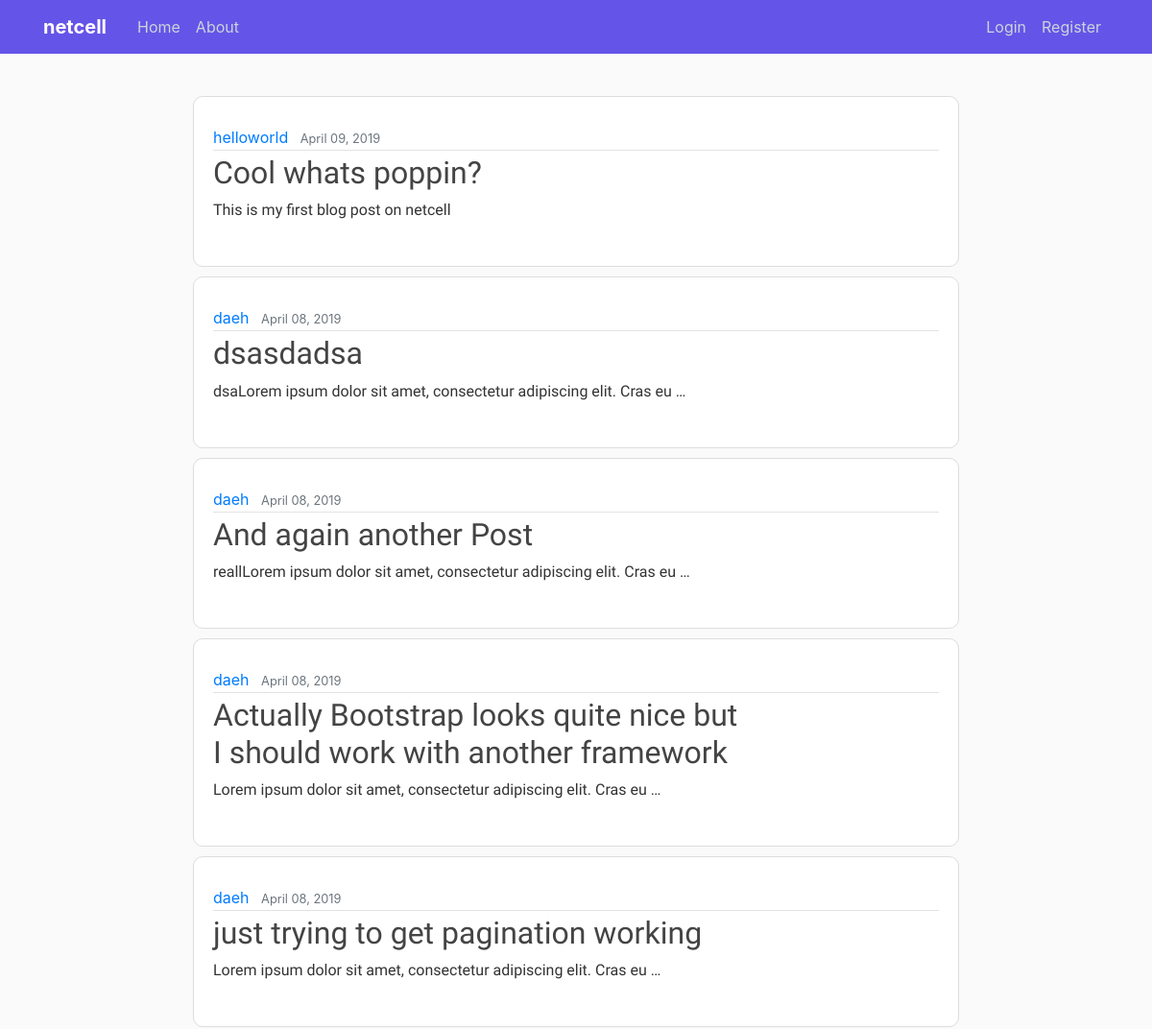
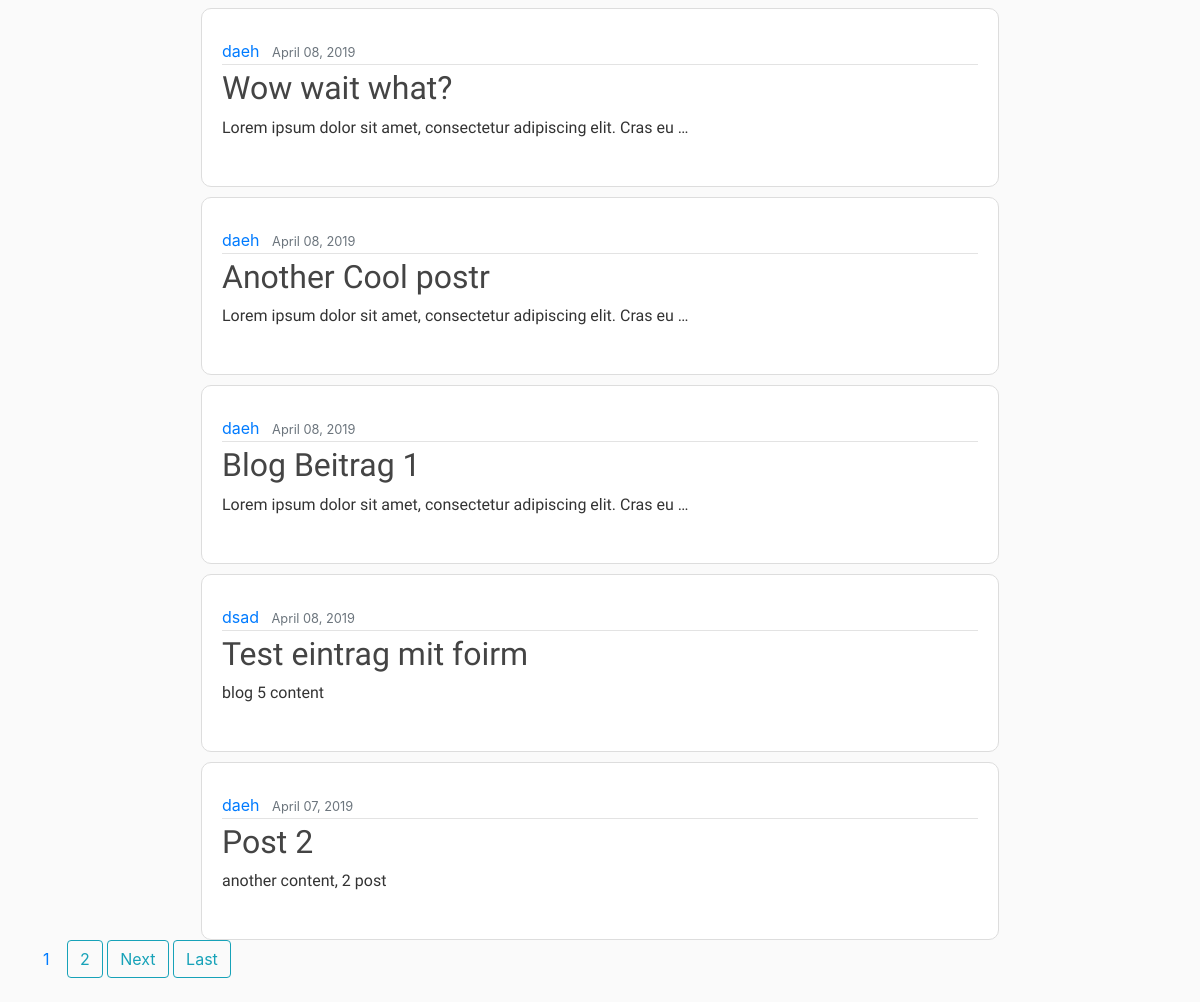
The app's page /, older data (2 pictures, top to bottom).
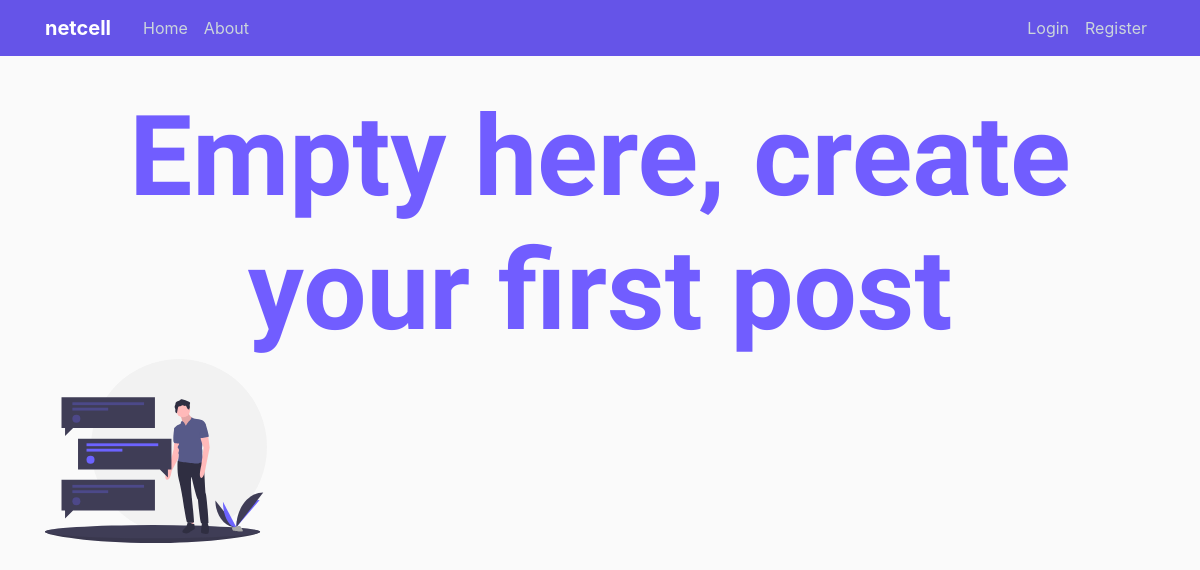
The same page, newer data.
### blog/models.py (models this page shows, shortened)
class Post(models.Model):
    title = models.CharField(max_length=100)
    content = models.TextField()
    image = models.ImageField(default="default.jpg", upload_to='post_pics')
    date_posted = models.DateTimeField(default=timezone.now)
    author = models.ForeignKey(User, on_delete=models.CASCADE)

### blog/views.py (the view)
# urls.py: path('', PostListView.as_view(), name="blog-home"),
class PostListView(ListView):
    model = Post
    template_name = 'blog/home.html'
    context_object_name = 'posts'
    ordering = ['-date_posted']
    paginate_by = 10

### blog/templates/blog/home.html (shortened to what this page needs)
{% extends "blog/base.html" %}
{% load static %}
{% block content %}
{% if posts.count == 0%}
<h1 id="values">Empty here, create your first post</h1>
<div class="col"><img class="empty" src="{% static 'assets/post.svg' %}" alt="login svg"></div>
{% endif%}
{% for post in posts %}
<article class="media content-section">
    <div class="media-body">
        <div class="article-metadata">
            <a class="mr-2" href="{% url 'user-posts' post.author.username %}">{{ post.author }}</a>
            <small class="text-muted">{{ post.date_posted|date:"F d, Y" }}</small>
        </div>
        <div class="row">
            <div class="col-sm-9">
                <h2><a class="article-title" href="{% url 'post-detail' post.id %}">{{ post.title }}</a></h2>
                <p class="article-content">{{ post.content|truncatewords:"10" }}</p>
            </div>
        </div>
    </div>
</article>
{% endfor %}
{% if is_paginated %}
{% for num in page_obj.paginator.page_range %}
{% if page_obj.number == num %}
<a class="btn mb-4" href="?page={{ num }}">{{ num }}</a>
{% elif num > page_obj.number|add:'-3' and num < page_obj.number|add:'3' %}
<a class="btn btn-outline-info mb-4" href="?page={{ num }}">{{ num }}</a>
{% endif %}
{% endfor %}
{% if page_obj.has_next %}
<a class="btn btn-outline-info mb-4" href="?page={{ page_obj.next_page_number }}">Next</a>
<a class="btn btn-outline-info mb-4" href="?page={{ page_ob.paginator.num_pages }}">Last</a>
{% endif%}
{% endif %}
{% endblock %}

Row changes from the older to the newer data that the page shows:
removed Post: author "helloworld", date_posted "April 09, 2019", title "Cool whats poppin?", content "This is my first blog post on netcell"
removed Post: author "daeh", date_posted "April 08, 2019", title "dsasdadsa", content "dsaLorem ipsum dolor sit amet, consectetur adipiscing elit. Cras eu …"
removed Post: author "daeh", date_posted "April 08, 2019", title "And again another Post", content "reallLorem ipsum dolor sit amet, consectetur adipiscing elit. Cras eu …"
removed Post: author "daeh", date_posted "April 08, 2019", title "Actually Bootstrap looks quite nice but I should work with another framework", content "Lorem ipsum dolor sit amet, consectetur adipiscing elit. Cras eu …"
removed Post: author "daeh", date_posted "April 08, 2019", title "just trying to get pagination working", content "Lorem ipsum dolor sit amet, consectetur adipiscing elit. Cras eu …"
removed Post: author "daeh", date_posted "April 08, 2019", title "Wow wait what?", content "Lorem ipsum dolor sit amet, consectetur adipiscing elit. Cras eu …"
removed Post: author "daeh", date_posted "April 08, 2019", title "Another Cool postr", content "Lorem ipsum dolor sit amet, consectetur adipiscing elit. Cras eu …"
removed Post: author "daeh", date_posted "April 08, 2019", title "Blog Beitrag 1", content "Lorem ipsum dolor sit amet, consectetur adipiscing elit. Cras eu …"
removed Post: author "dsad", date_posted "April 08, 2019", title "Test eintrag mit foirm", content "blog 5 content"
removed Post: author "daeh", date_posted "April 07, 2019", title "Post 2", content "another content, 2 post"
Text that changed along with them:
text no longer shown: "Next Last"
text now shown: "Empty here, create your first post"
list line gone: "1"
list line gone: "2"
